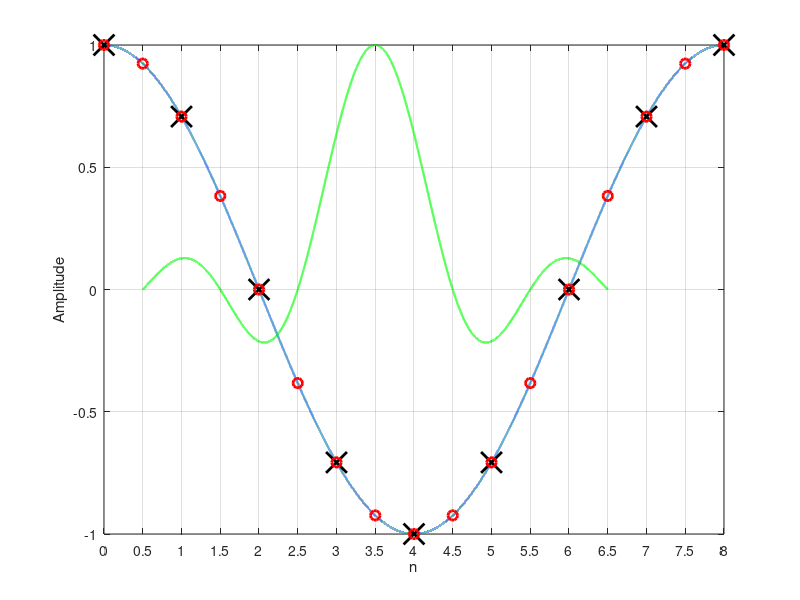

Recreate this plot in MATLAB.
x = 0:0.0001:8;
x2 = 0.5:0.0001:6.5;
y1 = cos(pi/4*x);
y2 = sinc((x2-3-1/2));

xd = 0:1:8;
yd1 = cos(pi/4*xd);
xd2 = 0:(1/2):8;
yd2 = cos(pi/4*xd2);

figure
h1 = plot(x,y1, 'linewidth', 1.5);
hold on
h2 = plot(x2,y2,'-g', 'linewidth', 1.5);
hold on
h3 = plot(xd, yd1, 'linewidth', 2, 'marker', 'x', 'markersize', 15, 'linestyle', 'none', 'markerfacecolor', 'black', 'markeredgecolor', 'black');
hold on
h4 = plot(xd2, yd2, 'linewidth', 2, 'marker', 'o', 'markersize', 7, 'linestyle', 'none', 'markerfacecolor', 'none', 'markeredgecolor', 'red');
hold off

set(gca,'XTick',0:0.5:8)
set(gcf,'color','white');
%set(gca,'fontsize',20);
grid on;
box on;
xlabel('n');
ylabel('Amplitude');

waitfor(h1)
waitfor(h2)
waitfor(h3)
